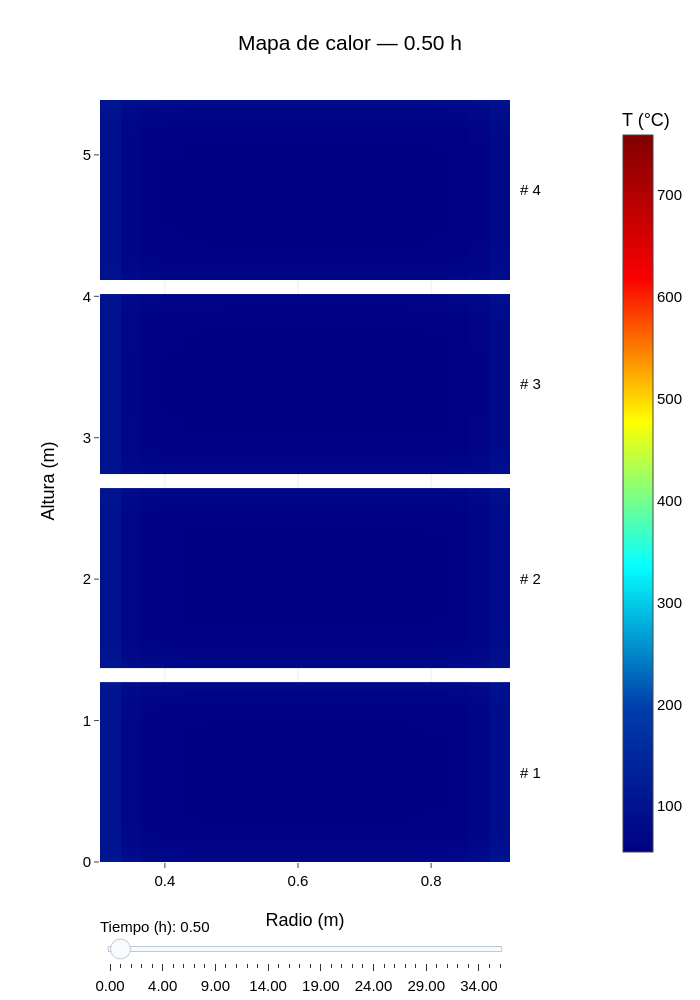

The notebook cell this image was saved under:
### Markdown cell above
### Plot — Heatmap

### Code cell
heatmap_fig.show()

### Figure 1 — Plotly figure (JSON) as saved in the notebook; plotly's stock layout.template omitted (floating-point values rounded to 4 significant figures; data arrays with more than 128 entries replaced by an {"elided": "..."} marker saying what was removed)
{"data": [{"coloraxis": "coloraxis", "hovertemplate": "Rollo 1<br>Radio: %{x:.3f} m<br>Altura: %{y:.3f} m<br>Temperatura: %{z:.1f} °C<extra></extra>", "name": "Rollo 1", "type": "heatmap", "x": [0.3025, 0.3333, 0.3641, 0.3949, 0.4257, 0.4565, 0.4873, 0.5181, 0.5489, 0.5797, 0.6105, 0.6413, 0.6721, 0.7029, 0.7337, 0.7645, 0.7953, 0.8261, 0.8569, 0.8877, 0.9185], "y": [0.0, 0.03029, 0.06057, 0.09086, 0.1211, 0.1514, 0.1817, 0.212, 0.2423, 0.2726, 0.3029, 0.3331, 0.3634, 0.3937, 0.424, 0.4543, 0.4846, 0.5149, 0.5451, 0.5754, 0.6057, 0.636, 0.6663, 0.6966, 0.7269, 0.7571, 0.7874, 0.8177, 0.848, 0.8783, 0.9086, 0.9389, 0.9691, 0.9994, 1.03, 1.06, 1.09, 1.121, 1.151, 1.181, 1.211, 1.242, 1.272], "z": {"elided": "42x20 float values"}, "zsmooth": false}, {"coloraxis": "coloraxis", "hovertemplate": "Rollo 2<br>Radio: %{x:.3f} m<br>Altura: %{y:.3f} m<br>Temperatura: %{z:.1f} °C<extra></extra>", "name": "Rollo 2", "type": "heatmap", "x": [0.3025, 0.3333, 0.3641, 0.3949, 0.4257, 0.4565, 0.4873, 0.5181, 0.5489, 0.5797, 0.6105, 0.6413, 0.6721, 0.7029, 0.7337, 0.7645, 0.7953, 0.8261, 0.8569, 0.8877, 0.9185], "y": [1.372, 1.402, 1.433, 1.463, 1.493, 1.523, 1.554, 1.584, 1.614, 1.645, 1.675, 1.705, 1.735, 1.766, 1.796, 1.826, 1.857, 1.887, 1.917, 1.947, 1.978, 2.008, 2.038, 2.069, 2.099, 2.129, 2.159, 2.19, 2.22, 2.25, 2.281, 2.311, 2.341, 2.371, 2.402, 2.432, 2.462, 2.493, 2.523, 2.553, 2.583, 2.614, 2.644], "z": {"elided": "42x20 float values"}, "zsmooth": false}, {"coloraxis": "coloraxis", "hovertemplate": "Rollo 3<br>Radio: %{x:.3f} m<br>Altura: %{y:.3f} m<br>Temperatura: %{z:.1f} °C<extra></extra>", "name": "Rollo 3", "type": "heatmap", "x": [0.3025, 0.3333, 0.3641, 0.3949, 0.4257, 0.4565, 0.4873, 0.5181, 0.5489, 0.5797, 0.6105, 0.6413, 0.6721, 0.7029, 0.7337, 0.7645, 0.7953, 0.8261, 0.8569, 0.8877, 0.9185], "y": [2.744, 2.774, 2.805, 2.835, 2.865, 2.895, 2.926, 2.956, 2.986, 3.017, 3.047, 3.077, 3.107, 3.138, 3.168, 3.198, 3.229, 3.259, 3.289, 3.319, 3.35, 3.38, 3.41, 3.441, 3.471, 3.501, 3.531, 3.562, 3.592, 3.622, 3.653, 3.683, 3.713, 3.743, 3.774, 3.804, 3.834, 3.865, 3.895, 3.925, 3.955, 3.986, 4.016], "z": {"elided": "42x20 float values"}, "zsmooth": false}, {"coloraxis": "coloraxis", "hovertemplate": "Rollo 4<br>Radio: %{x:.3f} m<br>Altura: %{y:.3f} m<br>Temperatura: %{z:.1f} °C<extra></extra>", "name": "Rollo 4", "type": "heatmap", "x": [0.3025, 0.3333, 0.3641, 0.3949, 0.4257, 0.4565, 0.4873, 0.5181, 0.5489, 0.5797, 0.6105, 0.6413, 0.6721, 0.7029, 0.7337, 0.7645, 0.7953, 0.8261, 0.8569, 0.8877, 0.9185], "y": [4.116, 4.146, 4.177, 4.207, 4.237, 4.267, 4.298, 4.328, 4.358, 4.389, 4.419, 4.449, 4.479, 4.51, 4.54, 4.57, 4.601, 4.631, 4.661, 4.691, 4.722, 4.752, 4.782, 4.813, 4.843, 4.873, 4.903, 4.934, 4.964, 4.994, 5.025, 5.055, 5.085, 5.115, 5.146, 5.176, 5.206, 5.237, 5.267, 5.297, 5.327, 5.358, 5.388], "z": {"elided": "42x20 float values"}, "zsmooth": false}], "layout": {"annotations": [{"showarrow": false, "text": "# 1", "x": 1.02, "xanchor": "left", "xref": "paper", "y": 0.636, "yref": "y"}, {"showarrow": false, "text": "# 2", "x": 1.02, "xanchor": "left", "xref": "paper", "y": 2.008, "yref": "y"}, {"showarrow": false, "text": "# 3", "x": 1.02, "xanchor": "left", "xref": "paper", "y": 3.38, "yref": "y"}, {"showarrow": false, "text": "# 4", "x": 1.02, "xanchor": "left", "xref": "paper", "y": 4.752, "yref": "y"}], "coloraxis": {"cmax": 759.0, "cmin": 55, "colorbar": {"title": {"text": "T (°C)"}, "x": 1.25}, "colorscale": [[0, "rgb(0,0,131)"], [0.2, "rgb(0,60,170)"], [0.4, "rgb(5,255,255)"], [0.6, "rgb(255,255,0)"], [0.8, "rgb(250,0,0)"], [1, "rgb(128,0,0)"]]}, "font": {"color": "black", "family": "Arial", "size": 15}, "height": 1000, "margin": {"b": 130, "l": 100, "r": 140, "t": 100}, "sliders": [{"active": 1, "currentvalue": {"prefix": "Tiempo (h): "}, "pad": {"t": 50}, "steps": [{"args": [["0"], {"frame": {"duration": 0, "redraw": true}, "mode": "immediate", "transition": {"duration": 0}}], "label": "0.00", "method": "animate"}, {"args": [["180"], {"frame": {"duration": 0, "redraw": true}, "mode": "immediate", "transition": {"duration": 0}}], "label": "0.50", "method": "animate"}, {"args": [["360"], {"frame": {"duration": 0, "redraw": true}, "mode": "immediate", "transition": {"duration": 0}}], "label": "1.00", "method": "animate"}, {"args": [["720"], {"frame": {"duration": 0, "redraw": true}, "mode": "immediate", "transition": {"duration": 0}}], "label": "2.00", "method": "animate"}, {"args": [["1080"], {"frame": {"duration": 0, "redraw": true}, "mode": "immediate", "transition": {"duration": 0}}], "label": "3.00", "method": "animate"}, {"args": [["1440"], {"frame": {"duration": 0, "redraw": true}, "mode": "immediate", "transition": {"duration": 0}}], "label": "4.00", "method": "animate"}, {"args": [["1800"], {"frame": {"duration": 0, "redraw": true}, "mode": "immediate", "transition": {"duration": 0}}], "label": "5.00", "method": "animate"}, {"args": [["2160"], {"frame": {"duration": 0, "redraw": true}, "mode": "immediate", "transition": {"duration": 0}}], "label": "6.00", "method": "animate"}, {"args": [["2520"], {"frame": {"duration": 0, "redraw": true}, "mode": "immediate", "transition": {"duration": 0}}], "label": "7.00", "method": "animate"}, {"args": [["2880"], {"frame": {"duration": 0, "redraw": true}, "mode": "immediate", "transition": {"duration": 0}}], "label": "8.00", "method": "animate"}, {"args": [["3240"], {"frame": {"duration": 0, "redraw": true}, "mode": "immediate", "transition": {"duration": 0}}], "label": "9.00", "method": "animate"}, {"args": [["3600"], {"frame": {"duration": 0, "redraw": true}, "mode": "immediate", "transition": {"duration": 0}}], "label": "10.00", "method": "animate"}, {"args": [["3960"], {"frame": {"duration": 0, "redraw": true}, "mode": "immediate", "transition": {"duration": 0}}], "label": "11.00", "method": "animate"}, {"args": [["4320"], {"frame": {"duration": 0, "redraw": true}, "mode": "immediate", "transition": {"duration": 0}}], "label": "12.00", "method": "animate"}, {"args": [["4680"], {"frame": {"duration": 0, "redraw": true}, "mode": "immediate", "transition": {"duration": 0}}], "label": "13.00", "method": "animate"}, {"args": [["5040"], {"frame": {"duration": 0, "redraw": true}, "mode": "immediate", "transition": {"duration": 0}}], "label": "14.00", "method": "animate"}, {"args": [["5400"], {"frame": {"duration": 0, "redraw": true}, "mode": "immediate", "transition": {"duration": 0}}], "label": "15.00", "method": "animate"}, {"args": [["5760"], {"frame": {"duration": 0, "redraw": true}, "mode": "immediate", "transition": {"duration": 0}}], "label": "16.00", "method": "animate"}, {"args": [["6120"], {"frame": {"duration": 0, "redraw": true}, "mode": "immediate", "transition": {"duration": 0}}], "label": "17.00", "method": "animate"}, {"args": [["6480"], {"frame": {"duration": 0, "redraw": true}, "mode": "immediate", "transition": {"duration": 0}}], "label": "18.00", "method": "animate"}, {"args": [["6840"], {"frame": {"duration": 0, "redraw": true}, "mode": "immediate", "transition": {"duration": 0}}], "label": "19.00", "method": "animate"}, {"args": [["7200"], {"frame": {"duration": 0, "redraw": true}, "mode": "immediate", "transition": {"duration": 0}}], "label": "20.00", "method": "animate"}, {"args": [["7560"], {"frame": {"duration": 0, "redraw": true}, "mode": "immediate", "transition": {"duration": 0}}], "label": "21.00", "method": "animate"}, {"args": [["7920"], {"frame": {"duration": 0, "redraw": true}, "mode": "immediate", "transition": {"duration": 0}}], "label": "22.00", "method": "animate"}, {"args": [["8280"], {"frame": {"duration": 0, "redraw": true}, "mode": "immediate", "transition": {"duration": 0}}], "label": "23.00", "method": "animate"}, {"args": [["8640"], {"frame": {"duration": 0, "redraw": true}, "mode": "immediate", "transition": {"duration": 0}}], "label": "24.00", "method": "animate"}, {"args": [["9000"], {"frame": {"duration": 0, "redraw": true}, "mode": "immediate", "transition": {"duration": 0}}], "label": "25.00", "method": "animate"}, {"args": [["9360"], {"frame": {"duration": 0, "redraw": true}, "mode": "immediate", "transition": {"duration": 0}}], "label": "26.00", "method": "animate"}, {"args": [["9720"], {"frame": {"duration": 0, "redraw": true}, "mode": "immediate", "transition": {"duration": 0}}], "label": "27.00", "method": "animate"}, {"args": [["10080"], {"frame": {"duration": 0, "redraw": true}, "mode": "immediate", "transition": {"duration": 0}}], "label": "28.00", "method": "animate"}, {"args": [["10440"], {"frame": {"duration": 0, "redraw": true}, "mode": "immediate", "transition": {"duration": 0}}], "label": "29.00", "method": "animate"}, {"args": [["10800"], {"frame": {"duration": 0, "redraw": true}, "mode": "immediate", "transition": {"duration": 0}}], "label": "30.00", "method": "animate"}, {"args": [["11160"], {"frame": {"duration": 0, "redraw": true}, "mode": "immediate", "transition": {"duration": 0}}], "label": "31.00", "method": "animate"}, {"args": [["11520"], {"frame": {"duration": 0, "redraw": true}, "mode": "immediate", "transition": {"duration": 0}}], "label": "32.00", "method": "animate"}, {"args": [["11880"], {"frame": {"duration": 0, "redraw": true}, "mode": "immediate", "transition": {"duration": 0}}], "label": "33.00", "method": "animate"}, {"args": [["12240"], {"frame": {"duration": 0, "redraw": true}, "mode": "immediate", "transition": {"duration": 0}}], "label": "34.00", "method": "animate"}, {"args": [["12600"], {"frame": {"duration": 0, "redraw": true}, "mode": "immediate", "transition": {"duration": 0}}], "label": "35.00", "method": "animate"}, {"args": [["12708"], {"frame": {"duration": 0, "redraw": true}, "mode": "immediate", "transition": {"duration": 0}}], "label": "35.30", "method": "animate"}]}], "title": {"text": "Mapa de calor — 0.50 h", "x": 0.5, "xanchor": "center"}, "width": 700, "xaxis": {"title": {"text": "Radio (m)"}, "zeroline": false}, "yaxis": {"range": [0, 5.388], "title": {"text": "Altura (m)"}, "zeroline": false}}}
